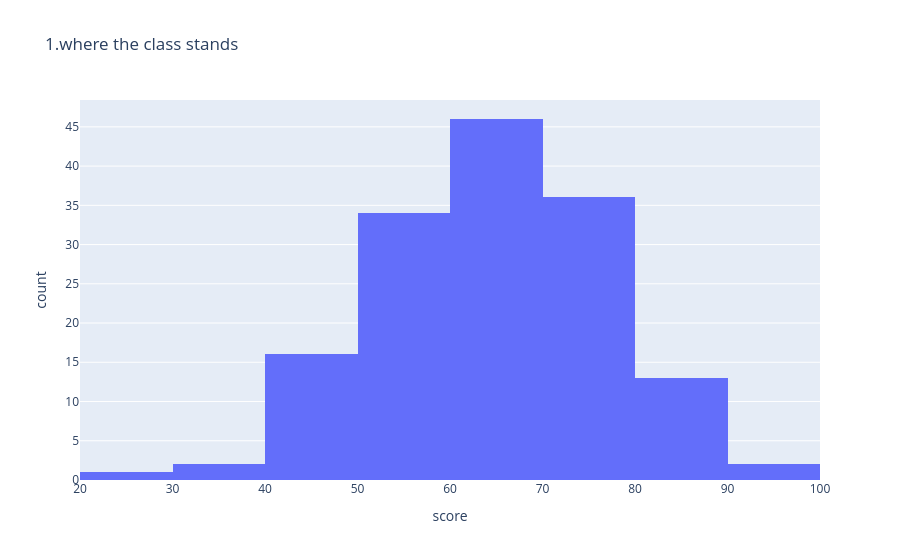

The notebook cell saved with this chart:
### Code cell
#5.1 

fig1 = px.histogram(
  df,
  x="score",
  nbins=12,
  title = "1.where the class stands"

)
fig1.show()

### Figure 1 — Plotly figure (JSON) as saved in the notebook; plotly's stock layout.template omitted (floating-point values rounded to 4 significant figures; data arrays with more than 128 entries replaced by an {"elided": "..."} marker saying what was removed)
{"data": [{"bingroup": "x", "hovertemplate": "score=%{x}<br>count=%{y}<extra></extra>", "legendgroup": "", "marker": {"color": "#636efa", "pattern": {"shape": ""}}, "name": "", "nbinsx": 12, "orientation": "v", "showlegend": false, "type": "histogram", "x": {"elided": "150 float values"}, "xaxis": "x", "yaxis": "y"}], "layout": {"barmode": "relative", "legend": {"tracegroupgap": 0}, "title": {"text": "1.where the class stands"}, "xaxis": {"anchor": "y", "domain": [0, 1], "title": {"text": "score"}}, "yaxis": {"anchor": "x", "domain": [0, 1], "title": {"text": "count"}}}}
